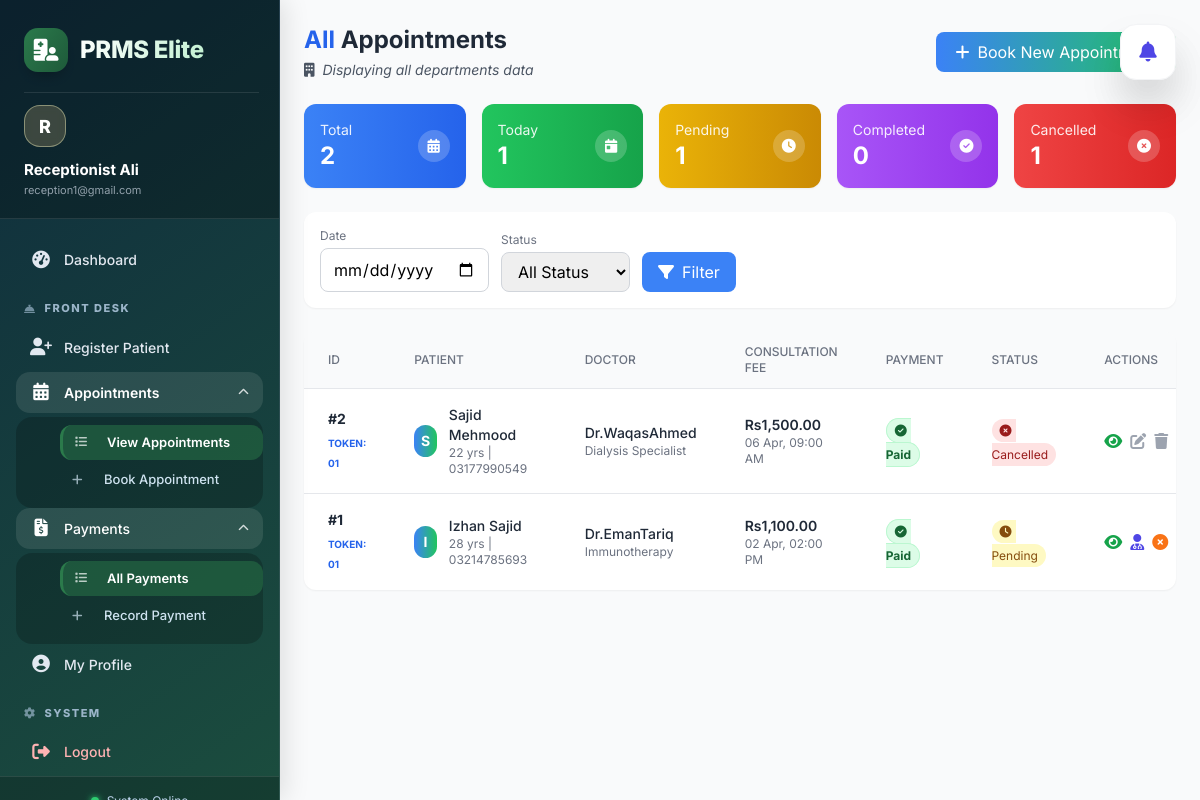
The app's page /receptionist/appointments/index.php (signed in) with its own data.
### tables this page shows
CREATE TABLE `appointments` (
  `id` int(11) NOT NULL,
  `patient_id` int(11) DEFAULT NULL,
  `doctor_id` int(11) DEFAULT NULL,
  `appointment_date` datetime DEFAULT NULL,
  `symptoms` text DEFAULT NULL,
  `category_id` int(11) DEFAULT NULL,
  `consultation_fee` decimal(10,2) DEFAULT 0.00,
  `shift_type` varchar(20) DEFAULT NULL,
  `time_slot` varchar(50) DEFAULT NULL,
  `patient_number` int(11) DEFAULT 0,
  `status` enum('pending','completed','cancelled') DEFAULT 'pending',
  `created_at` timestamp NOT NULL DEFAULT current_timestamp()
);

CREATE TABLE `patients` (
  `id` int(11) NOT NULL,
  `name` varchar(100) DEFAULT NULL,
  `age` int(11) DEFAULT NULL,
  `weight` decimal(5,2) DEFAULT NULL,
  `disease` int(11) DEFAULT NULL,
  `gender` enum('male','female','other') DEFAULT NULL,
  `phone` varchar(20) DEFAULT NULL,
  `address` text DEFAULT NULL,
  `blood_group` varchar(10) DEFAULT NULL,
  `status` enum('active','inactive') DEFAULT 'active',
  `created_at` timestamp NOT NULL DEFAULT current_timestamp()
);

CREATE TABLE `users` (
  `id` int(11) NOT NULL,
  `role_id` int(11) DEFAULT NULL,
  `name` varchar(100) DEFAULT NULL,
  `email` varchar(100) DEFAULT NULL,
  `phone` varchar(20) DEFAULT NULL,
  `password` varchar(100) DEFAULT NULL,
  `status` enum('active','inactive') DEFAULT 'active',
  `created_at` timestamp NOT NULL DEFAULT current_timestamp(),
  `updated_at` timestamp NULL DEFAULT NULL
);

CREATE TABLE `doctors` (
  `id` int(11) NOT NULL,
  `user_id` int(11) DEFAULT NULL,
  `specialization` varchar(100) DEFAULT NULL,
  `category_id` int(11) DEFAULT NULL,
  `status` enum('active','inactive') DEFAULT 'active',
  `consultation_fee` decimal(10,2) DEFAULT 500.00,
  `max_patients` int(11) DEFAULT 20,
  `experience_years` int(11) DEFAULT 0,
  `qualification` varchar(255) DEFAULT NULL,
  `about` text DEFAULT NULL,
  `created_at` timestamp NOT NULL DEFAULT current_timestamp(),
  `updated_at` timestamp NOT NULL DEFAULT current_timestamp() ON UPDATE current_timestamp()
);

### receptionist/appointments/index.php (the view, shortened to what the rows shown need)
<?php
require_once '../../config/db.php';
$where_clauses = ["1=1"];
$where_sql = "WHERE " . implode(" AND ", $where_clauses);
$appointments_query = "SELECT a.*, p.name as patient_name, p.age, p.gender, p.phone,
                               u.name as doctor_name, d.specialization,
                               pay.id as payment_id, pay.amount as paid_amount,
                               CASE
                                   WHEN r.id IS NOT NULL THEN 1
                                   ELSE 0
                               END as has_record
                        FROM appointments a
                        JOIN patients p ON a.patient_id = p.id
                        JOIN doctors d ON a.doctor_id = d.id
                        JOIN users u ON d.user_id = u.id
                        LEFT JOIN records r ON r.patient_id = a.patient_id AND r.doctor_id = a.doctor_id AND DATE(r.visit_date) = DATE(a.appointment_date)
                        LEFT JOIN payments pay ON pay.appointment_id = a.id
                        $where_sql
                        ORDER BY a.appointment_date DESC";
$appointments_result = mysqli_query($conn, $appointments_query);
include '../../includes/header.php';
?>
<div class="flex-1 overflow-y-auto bg-gray-50">
    <div class="p-6">
        <div class="flex justify-between items-center mb-6">
            <div>
                <h1 class="text-2xl font-bold text-gray-800">
                    <span class="text-blue-600">All</span> Appointments
                </h1>
            </div>
        </div>
        <div class="bg-white rounded-xl shadow-sm overflow-hidden">
            <div class="overflow-x-auto">
                <table class="w-full">
                    <thead class="bg-gray-50 border-b">
                        <tr>
                            <th class="px-6 py-3 text-left text-xs font-medium text-gray-500 uppercase">ID</th>
                            <th class="px-6 py-3 text-left text-xs font-medium text-gray-500 uppercase">Patient</th>
                            <th class="px-6 py-3 text-left text-xs font-medium text-gray-500 uppercase">Doctor</th>
                            <th class="px-6 py-3 text-left text-xs font-medium text-gray-500 uppercase">Consultation Fee</th>
                            <th class="px-6 py-3 text-left text-xs font-medium text-gray-500 uppercase">Payment</th>
                            <th class="px-6 py-3 text-left text-xs font-medium text-gray-500 uppercase">Status</th>
                            <th class="px-6 py-3 text-left text-xs font-medium text-gray-500 uppercase">Actions</th>
                        </tr>
                    </thead>
                    <tbody class="divide-y divide-gray-200">
                        <?php if (mysqli_num_rows($appointments_result) > 0): ?>
                            <?php while ($appointment = mysqli_fetch_assoc($appointments_result)): ?>
                                <tr class="hover:bg-gray-50 transition">
                                    <td class="px-6 py-4 text-sm text-gray-800">
                                        <div class="font-bold">#<?php echo $appointment['id']; ?></div>
                                        <div class="text-[10px] text-blue-600 uppercase font-bold mt-1">Token: <?php echo str_pad(max(1, (int)$appointment['patient_number']), 2, '0', STR_PAD_LEFT); ?></div>
                                    </td>
                                    <td class="px-6 py-4">
                                        <div class="flex items-center">
                                            <div class="w-8 h-8 rounded-full bg-gradient-to-r from-blue-500 to-green-500 flex items-center justify-center text-white text-sm font-bold">
                                                <?php echo strtoupper(substr($appointment['patient_name'], 0, 1)); ?>
                                            </div>
                                            <div class="ml-3">
                                                <p class="text-sm font-medium text-gray-800"><?php echo htmlspecialchars($appointment['patient_name']); ?></p>
                                                <p class="text-xs text-gray-500"><?php echo $appointment['age']; ?> yrs | <?php echo $appointment['phone']; ?></p>
                                            </div>
                                        </div>
                                    </td>
                                    <td class="px-6 py-4">
                                        <p class="text-sm font-medium text-gray-800"> <?php echo htmlspecialchars(trim(str_replace(' ', '', $appointment['doctor_name']))); ?></p>
                                        <p class="text-xs text-gray-500"><?php echo htmlspecialchars($appointment['specialization']); ?></p>
                                    </td>
                                    <td class="px-6 py-4">
                                        <p class="text-sm font-semibold text-gray-800">Rs<?php echo number_format($appointment['consultation_fee'], 2); ?></p>
                                        <p class="text-xs text-gray-500"><?php echo date('d M, h:i A', strtotime($appointment['appointment_date'])); ?></p>
                                    </td>
                                    <td class="px-6 py-4">
                                        <?php if ($appointment['payment_id']): ?>
                                            <span class="px-2 py-1 text-xs rounded-full bg-green-100 text-green-800 font-bold border border-green-200">
                                                <i class="fas fa-check-circle mr-1"></i> Paid
                                            </span>
                                        <?php endif; ?>
                                    </td>
                                    <td class="px-6 py-4">
                                        <?php if ($appointment['status'] == 'completed'): ?>
                                            <span class="px-2 py-1 text-xs rounded-full bg-green-100 text-green-800">
                                                <i class="fas fa-check-circle mr-1"></i> Completed
                                            </span>
                                            <?php if ($appointment['has_record']): ?>
                                                <span class="ml-1 px-1 py-0.5 text-xs rounded bg-blue-100 text-blue-600">
                                                    <i class="fas fa-file-medical"></i>
                                                </span>
                                            <?php endif; ?>
                                        <?php elseif ($appointment['status'] == 'pending'): ?>
                                            <span class="px-2 py-1 text-xs rounded-full bg-yellow-100 text-yellow-800">
                                                <i class="fas fa-clock mr-1"></i> Pending
                                            </span>
                                        <?php else: ?>
                                            <span class="px-2 py-1 text-xs rounded-full bg-red-100 text-red-800">
                                                <i class="fas fa-times-circle mr-1"></i> Cancelled
                                            </span>
                                        <?php endif; ?>
                                    </td>
                                    <td class="px-6 py-4">
                                        <div class="flex space-x-2">
                                            <a href="view.php?id=<?php echo $appointment['id']; ?>"
                                                class="text-green-600 hover:text-green-800 transition" title="View Details">
                                                <i class="fas fa-eye"></i>
                                            </a>
                                            <?php if ($appointment['payment_id'] && $appointment['status'] != 'completed' && $appointment['status'] != 'cancelled'): ?>
                                                <a href="../payments/doctor_slip.php?id=<?php echo $appointment['payment_id']; ?>"
                                                    target="_blank" class="text-indigo-600 hover:text-indigo-800 transition" title="Print Doctor Slip">
                                                    <i class="fas fa-user-md"></i>
                                                </a>
                                            <?php endif; ?>
                                            <?php if ($appointment['status'] == 'pending'): ?>
                                                <a href="javascript:void(0)"
                                                    onclick="confirmCancel(<?php echo $appointment['id']; ?>, '<?php echo htmlspecialchars($appointment['patient_name']); ?>')"
                                                    class="text-orange-500 hover:text-orange-700 transition" title="Cancel Appointment">
                                                    <i class="fas fa-times-circle"></i>
                                                </a>
                                            <?php endif; ?>
                                            <?php if ($appointment['status'] == 'pending'): ?>
                                                <a href="edit.php?id=<?php echo $appointment['id']; ?>"
                                                    class="text-blue-600 hover:text-blue-800 transition" title="Edit">
                                                    <i class="fas fa-edit"></i>
                                                </a>
                                                <?php if (!$appointment['payment_id']): ?>
                                                    <a href="javascript:void(0)"
                                                        onclick="confirmDelete(<?php echo $appointment['id']; ?>, '<?php echo htmlspecialchars($appointment['patient_name']); ?>')"
                                                        class="text-red-600 hover:text-red-800 transition" title="Delete">
                                                        <i class="fas fa-trash"></i>
                                                    </a>
                                                <?php else: ?>
                                                    <span class="text-gray-400 cursor-not-allowed" title="Cannot delete paid appointment. Please cancel for refund processing.">
                                                        <i class="fas fa-trash"></i>
                                                    </span>
                                                <?php endif; ?>
                                            <?php else: ?>
                                                <span class="text-gray-400 cursor-not-allowed" title="Cannot edit/delete completed or cancelled appointment">
                                                    <i class="fas fa-edit"></i>
                                                </span>
                                                <span class="text-gray-400 cursor-not-allowed" title="Cannot delete completed or cancelled appointment">
                                                    <i class="fas fa-trash"></i>
                                                </span>
                                            <?php endif; ?>
                                        </div>
                                    </td>
                                </tr>
                            <?php endwhile; ?>
                        <?php endif; ?>
                    </tbody>
                </table>
            </div>
        </div>
    </div>
</div>

### records on screen
appointments: id "2", patient_number "01", patient.name "S", patient.name "Sajid Mehmood", patient.age "22", patient.phone "03177990549", users.name "Dr.WaqasAhmed", doctor.specialization "Dialysis Specialist", consultation_fee "1,500.00", appointment_date "06 Apr, 09:00 AM", status "cancelled" (drawn)
appointments: id "1", patient_number "01", patient.name "I", patient.name "Izhan Sajid", patient.age "28", patient.phone "03214785693", users.name "Dr.EmanTariq", doctor.specialization "Immunotherapy", consultation_fee "1,100.00", appointment_date "02 Apr, 02:00 PM", status "pending" (drawn)

### other values on screen
$user_avatar "R"
$user_name "Receptionist Ali"
$user_email "reception1@gmail.com"
$total_appointments "2"
$today_appointments "1"
$pending_appointments "1"
$completed_appointments "0"
$cancelled_appointments "1"
